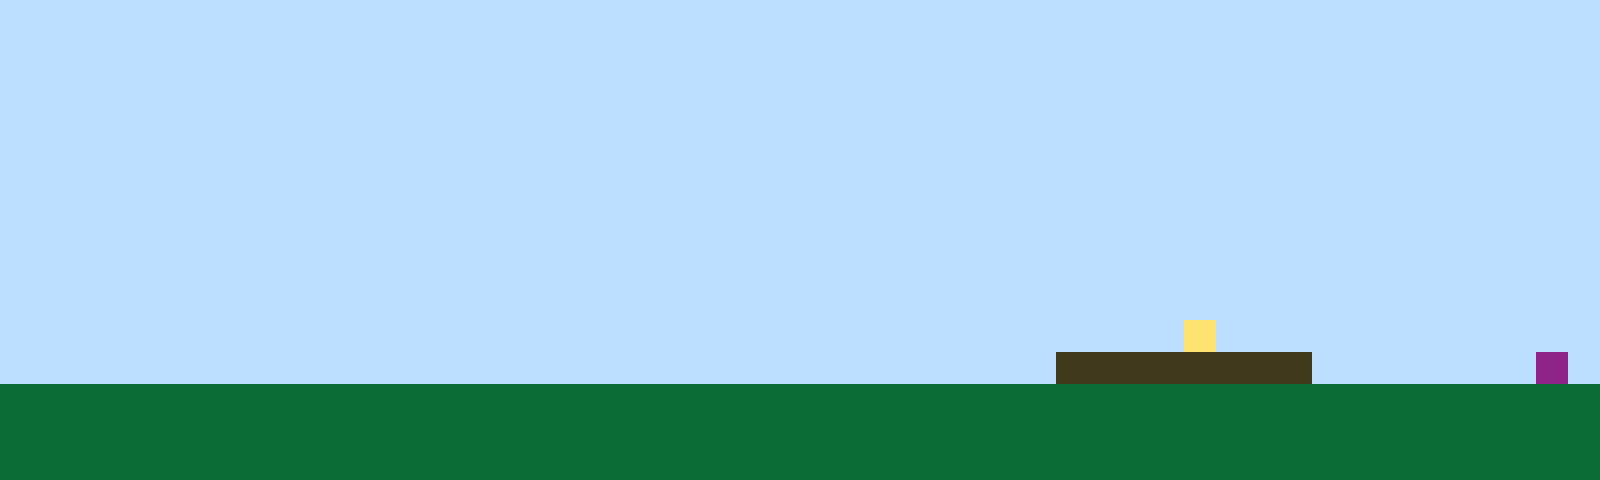

A 2D game scene composited from a Tiled map and its tileset images. What follows is a short description and the map's XML, with every tile layer's data as written:
An orthogonal 50x15 tile map with 32x32 px tiles, 1 tile layer (Tile Layer 1).

<map version="1.10" tiledversion="1.11.2" orientation="orthogonal" renderorder="right-up" width="50" height="15" tilewidth="32" tileheight="32" infinite="0" nextlayerid="2" nextobjectid="1"><editorsettings><export target="map1.csv" format="csv" /></editorsettings><tileset firstgid="1" name="sprites" tilewidth="32" tileheight="32" tilecount="6" columns="3"><image source="sprites.png" width="96" height="64" /></tileset><layer id="1" name="Tile Layer 1" width="50" height="15"><data encoding="csv">1,1,1,1,1,1,1,1,1,1,1,1,1,1,1,1,1,1,1,1,1,1,1,1,1,1,1,1,1,1,1,1,1,1,1,1,1,1,1,1,1,1,1,1,1,1,1,1,1,1,1,1,1,1,1,1,1,1,1,1,1,1,1,1,1,1,1,1,1,1,1,1,1,1,1,1,1,1,1,1,1,1,1,1,1,1,1,1,1,1,1,1,1,1,1,1,1,1,1,1,1,1,1,1,1,1,1,1,1,1,1,1,1,1,1,1,1,1,1,1,1,1,1,1,1,1,1,1,1,1,1,1,1,1,1,1,1,1,1,1,1,1,1,1,1,1,1,1,1,1,1,1,1,1,1,1,1,1,1,1,1,1,1,1,1,1,1,1,1,1,1,1,1,1,1,1,1,1,1,1,1,1,1,1,1,1,1,1,1,1,1,1,1,1,1,1,1,1,1,1,1,1,1,1,1,1,1,1,1,1,1,1,1,1,1,1,1,1,1,1,1,1,1,1,1,1,1,1,1,1,1,1,1,1,1,1,1,1,1,1,1,1,1,1,1,1,1,1,1,1,1,1,1,1,1,1,1,1,1,1,1,1,1,1,1,1,1,1,1,1,1,1,1,1,1,1,1,1,1,1,1,1,1,1,1,1,1,1,1,1,1,1,1,1,1,1,1,1,1,1,1,1,1,1,1,1,1,1,1,1,1,1,1,1,1,1,1,1,1,1,1,1,1,1,1,1,1,1,1,1,1,1,1,1,1,1,1,1,1,1,1,1,1,1,1,1,1,1,1,1,1,1,1,1,1,1,1,1,1,1,1,1,1,1,1,1,1,1,1,1,1,1,1,1,1,1,1,1,1,1,1,1,1,1,1,1,1,1,1,1,1,1,1,1,1,1,1,1,1,1,1,1,1,1,1,1,1,1,1,1,1,1,1,1,1,1,1,1,1,1,1,1,1,1,1,1,1,1,1,1,1,1,1,1,1,1,1,1,1,1,1,1,1,1,1,1,1,1,1,1,1,1,1,1,1,1,1,1,1,1,1,1,1,1,1,1,1,1,1,1,1,1,1,1,1,1,1,1,1,1,1,1,1,1,1,1,1,1,1,1,1,1,1,1,1,1,1,1,1,1,1,1,1,1,1,1,1,1,1,1,1,1,1,1,1,1,1,1,1,1,1,1,1,1,1,1,1,1,1,1,1,1,1,1,1,1,1,4,1,1,1,1,1,1,1,1,1,1,1,1,1,1,1,1,1,1,1,1,1,1,1,1,1,1,1,1,1,1,1,1,1,1,1,1,1,1,1,1,1,1,1,1,1,3,3,3,3,3,3,3,3,1,1,1,1,1,1,1,6,1,2,2,2,2,2,2,2,2,2,2,2,2,2,2,2,2,2,2,2,2,2,2,2,2,2,2,2,2,2,2,2,2,2,2,2,2,2,2,2,2,2,2,2,2,2,2,2,2,2,2,2,2,2,2,2,2,2,2,2,2,2,2,2,2,2,2,2,2,2,2,2,2,2,2,2,2,2,2,2,2,2,2,2,2,2,2,2,2,2,2,2,2,2,2,2,2,2,2,2,2,2,2,2,2,2,2,2,2,2,2,2,2,2,2,2,2,2,2,2,2,2,2,2,2,2,2,2,2,2,2,2,2,2,2,2,2,2,2,2,2,2,2,2,2,2,2,2,2,2,2</data></layer></map>
